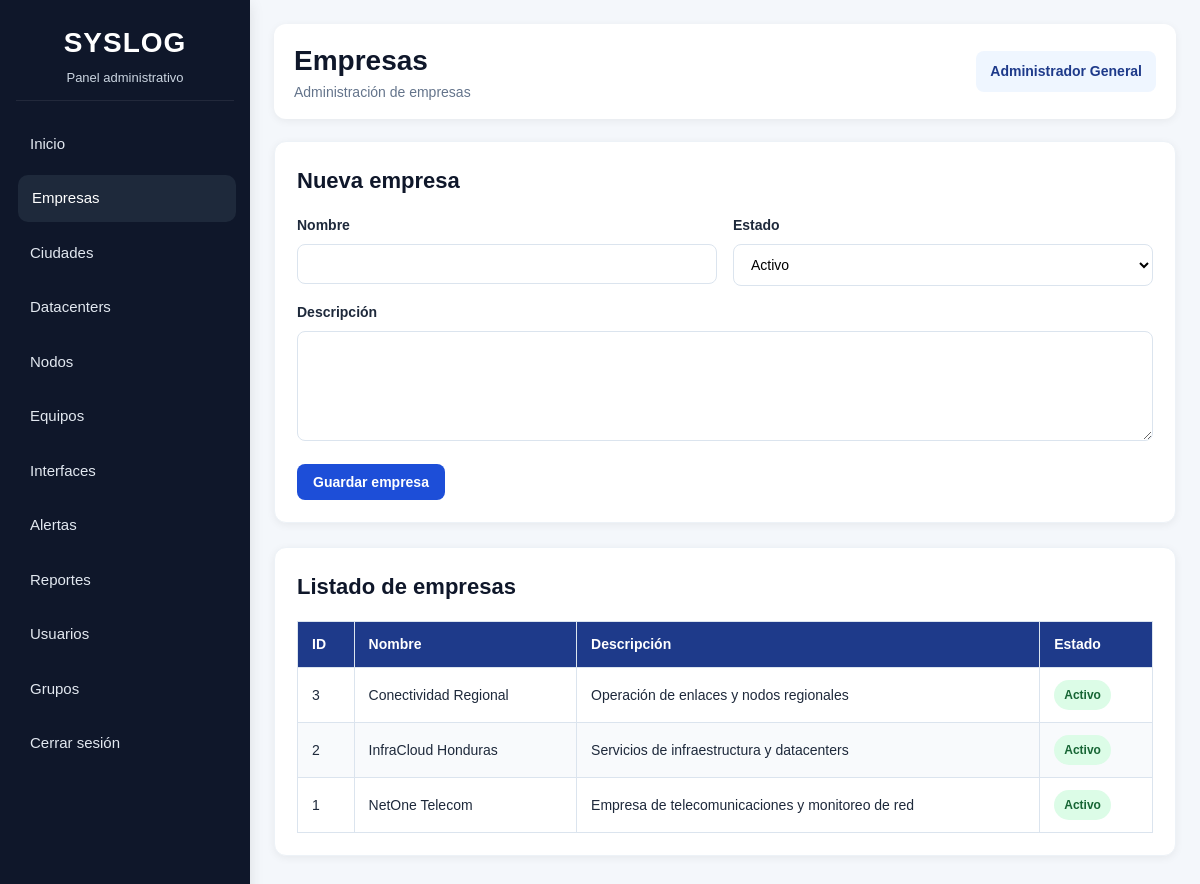
Screenshot of /pages/empresas.php (signed in) with the database file from the repository.
### tables this page shows
CREATE TABLE `empresa` (
  `id_empresa` int(11) NOT NULL,
  `nombre` varchar(100) NOT NULL,
  `descripcion` text DEFAULT NULL,
  `estado` enum('activo','inactivo') DEFAULT 'activo'
);

### pages/empresas.php (the view, shortened to what this page needs)
<?php
require_once "../includes/db.php";
$empresas = $pdo->query("SELECT * FROM empresa ORDER BY id_empresa DESC")->fetchAll(PDO::FETCH_ASSOC);
?>
<!DOCTYPE html>
<html lang="es">
<head>
    <link rel="stylesheet" href="../css/style.css">
</head>
<body>
<div class="main-layout">
    <?php include "../includes/menu.php"; ?>
    <div class="content">
        <div class="topbar">
            <div>
                <h1>Empresas</h1>
                <p class="muted-text">Administración de empresas</p>
            </div>
            <div class="user-box"><?php echo $_SESSION["usuario"]; ?></div>
        </div>
        <div class="section">
            <div class="section-header"><h2>Nueva empresa</h2></div>
            <form method="POST">
                <div class="form-grid">
                    <div class="form-group">
                        <label>Nombre</label>
                        <input type="text" name="nombre" required>
                    </div>
                    <div class="form-group">
                        <label>Estado</label>
                        <select name="estado" required>
                            <option value="activo">Activo</option>
                        </select>
                    </div>
                </div>
                <div class="form-group">
                    <label>Descripción</label>
                    <textarea name="descripcion"></textarea>
                </div>
                <div class="form-actions">
                    <button class="btn btn-primary" type="submit">Guardar empresa</button>
                </div>
            </form>
        </div>
        <div class="section">
            <div class="section-header"><h2>Listado de empresas</h2></div>
            <div class="table-responsive">
                <table class="table">
                    <thead>
                        <tr>
                            <th>ID</th>
                            <th>Nombre</th>
                            <th>Descripción</th>
                            <th>Estado</th>
                        </tr>
                    </thead>
                    <tbody>
                        <?php foreach ($empresas as $empresa): ?>
                        <tr>
                            <td><?php echo $empresa["id_empresa"]; ?></td>
                            <td><?php echo htmlspecialchars($empresa["nombre"]); ?></td>
                            <td><?php echo htmlspecialchars($empresa["descripcion"]); ?></td>
                            <td><span class="badge <?php echo $empresa["estado"] === "activo" ? "badge-success" : "badge-danger"; ?>"><?php echo $empresa["estado"]; ?></span></td>
                        </tr>
                        <?php endforeach; ?>
                    </tbody>
                </table>
            </div>
        </div>
    </div>
</div>
</body>
</html>

### css/style.css (style rules this page uses)
* { margin: 0; padding: 0; box-sizing: border-box; }
:root { --bg-main: #f4f7fb; --bg-card: #ffffff; --bg-sidebar: #0f172a; --bg-sidebar-hover: #1e293b; --bg-topbar: #ffffff; --primary: #1d4ed8; --primary-dark: #1e3a8a; --secondary: #0ea5e9; --success: #16a34a; --warning: #f59e0b; --danger: #dc2626; --dark: #0f172a; --gray: #64748b; --light-gray: #e2e8f0; --border: #dbe4ee; --text-main: #1e293b; --text-light: #ffffff; --text-muted: #64748b; --shadow-sm: 0 2px 8px rgba(0,0,0,0.06); --shadow-md: 0 4px 14px rgba(0,0,0,0.10); --shadow-lg: 0 10px 25px rgba(0,0,0,0.16); --radius-sm: 8px; --radius-md: 12px; --radius-lg: 16px; --transition: all 0.25s ease; }
body { font-family: Arial, Helvetica, sans-serif; background: var(--bg-main); color: var(--text-main); line-height: 1.5; }
.main-layout { display: flex; min-height: 100vh; }
.content { flex: 1; padding: 24px; overflow-x: auto; }
.topbar { background: var(--bg-topbar); border-radius: var(--radius-md); box-shadow: var(--shadow-sm); padding: 16px 20px; margin-bottom: 22px; display: flex; align-items: center; justify-content: space-between; gap: 16px; }
.topbar h1 { font-size: 28px; color: var(--dark); }
.user-box { background: #eff6ff; color: var(--primary-dark); padding: 10px 14px; border-radius: var(--radius-sm); font-size: 14px; font-weight: bold; }
.section { background: var(--bg-card); border-radius: var(--radius-md); box-shadow: var(--shadow-sm); padding: 22px; margin-bottom: 24px; border: 1px solid #edf2f7; }
.section-header { display: flex; justify-content: space-between; align-items: center; gap: 14px; margin-bottom: 18px; flex-wrap: wrap; }
.section-header h2 { font-size: 22px; color: var(--dark); }
.btn { display: inline-block; border: none; border-radius: var(--radius-sm); padding: 10px 16px; font-size: 14px; font-weight: bold; cursor: pointer; transition: var(--transition); }
.btn-primary { background: var(--primary); color: white; }
.table-responsive { width: 100%; overflow-x: auto; }
.table { width: 100%; border-collapse: collapse; min-width: 800px; }
.table thead { background: var(--primary-dark); color: white; }
.table th, .table td { padding: 12px 14px; border: 1px solid var(--border); text-align: left; font-size: 14px; }
.table tbody tr:nth-child(even) { background: #f8fafc; }
.badge { display: inline-block; padding: 6px 10px; border-radius: 999px; font-size: 12px; font-weight: bold; text-transform: capitalize; }
.badge-success { background: #dcfce7; color: #166534; }
.form-grid { display: grid; grid-template-columns: repeat(auto-fit, minmax(220px, 1fr)); gap: 16px; }
.form-group { margin-bottom: 16px; }
.form-group label { display: block; margin-bottom: 8px; font-weight: bold; color: var(--text-main); font-size: 14px; }
.form-group input, .form-group select, .form-group textarea { width: 100%; border: 1px solid var(--border); border-radius: var(--radius-sm); padding: 11px 13px; font-size: 14px; background: #fff; outline: none; transition: var(--transition); }
.form-group textarea { min-height: 110px; resize: vertical; }
.form-actions { margin-top: 16px; display: flex; gap: 10px; flex-wrap: wrap; }
.muted-text { color: var(--text-muted); font-size: 14px; }

### rows the page displays
empresa: id_empresa "3", nombre "Conectividad Regional", descripcion "Operación de enlaces y nodos regionales", estado "Activo"
empresa: id_empresa "2", nombre "InfraCloud Honduras", descripcion "Servicios de infraestructura y datacenters", estado "Activo"
empresa: id_empresa "1", nombre "NetOne Telecom", descripcion "Empresa de telecomunicaciones y monitoreo de red", estado "Activo"

### other values shown
$_SESSION["usuario"] "Administrador General"
